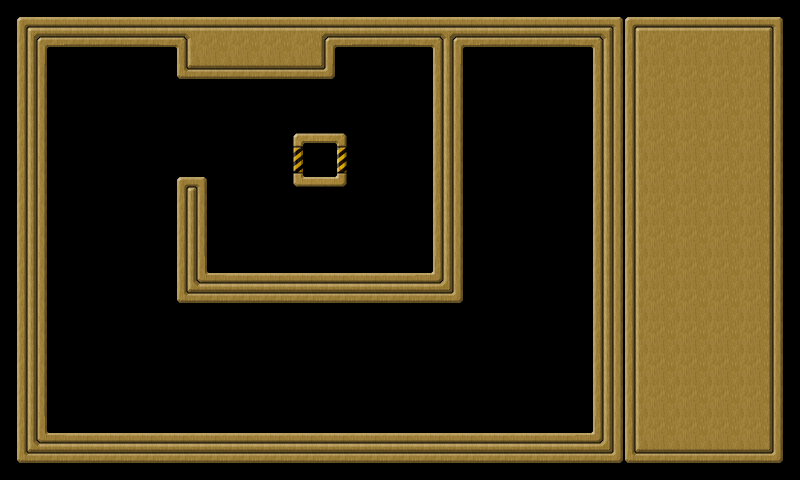

Below is a game level as drawn by its tile map, then a one-line description and the .tmx that defines it (tile-layer data replaced by summaries):
An orthogonal 25x15 tile map with 32x32 px tiles, 2 tile layers (background, controlpanel) and 40 objects (wall001, wall002, wall003, wall004, wall005, ...).

<map version="1.0" orientation="orthogonal" width="25" height="15" tilewidth="32" tileheight="32">
 <tileset firstgid="1" name="tileset" tilewidth="32" tileheight="32">
  <image source="tileset.png" width="160" height="448" />
 </tileset>
 <layer name="background" width="20" height="15">
  <data>[300 cells, 172 non-empty, 17 distinct tile ids]</data>
 </layer>
 <layer name="controlpanel" width="25" height="15">
  <data>[375 cells, 90 non-empty, 9 distinct tile ids]</data>
 </layer>
 <objectgroup name="objects" width="20" height="15">
  <object name="wall001" x="0" y="0" width="592" height="48">
   <properties>
    <property name="objClass" value="wall" />
   </properties>
  </object>
  <object name="wall002" x="48" y="432" width="592" height="48">
   <properties>
    <property name="objClass" value="wall" />
   </properties>
  </object>
  <object name="wall003" x="432" y="48" width="32" height="256">
   <properties>
    <property name="objClass" value="wall" />
   </properties>
  </object>
  <object name="wall004" x="0" y="48" width="48" height="432">
   <properties>
    <property name="objClass" value="wall" />
   </properties>
  </object>
  <object name="wall005" x="592" y="0" width="48" height="432">
   <properties>
    <property name="objClass" value="wall" />
   </properties>
  </object>
  <object name="wall006" x="176" y="48" width="160" height="32">
   <properties>
    <property name="objClass" value="wall" />
   </properties>
  </object>
  <object name="wall007" x="176" y="176" width="32" height="96">
   <properties>
    <property name="objClass" value="wall" />
   </properties>
  </object>
  <object name="wall008" x="176" y="272" width="256" height="32">
   <properties>
    <property name="objClass" value="wall" />
   </properties>
  </object>
  <object name="star001" x="520" y="200" width="16" height="16">
   <properties>
    <property name="objClass" value="star" />
   </properties>
  </object>
  <object name="star002" x="520" y="232" width="16" height="16">
   <properties>
    <property name="objClass" value="star" />
   </properties>
  </object>
  <object name="star003" x="520" y="264" width="16" height="16">
   <properties>
    <property name="objClass" value="star" />
   </properties>
  </object>
  <object name="star004" x="520" y="296" width="16" height="16">
   <properties>
    <property name="objClass" value="star" />
   </properties>
  </object>
  <object name="star005" x="520" y="328" width="16" height="16">
   <properties>
    <property name="objClass" value="star" />
   </properties>
  </object>
  <object name="star006" x="488" y="360" width="16" height="16">
   <properties>
    <property name="objClass" value="star" />
   </properties>
  </object>
  <object name="star007" x="456" y="360" width="16" height="16">
   <properties>
    <property name="objClass" value="star" />
   </properties>
  </object>
  <object name="star008" x="424" y="360" width="16" height="16">
   <properties>
    <property name="objClass" value="star" />
   </properties>
  </object>
  <object name="star009" x="392" y="360" width="16" height="16">
   <properties>
    <property name="objClass" value="star" />
   </properties>
  </object>
  <object name="star010" x="360" y="360" width="16" height="16">
   <properties>
    <property name="objClass" value="star" />
   </properties>
  </object>
  <object name="star011" x="328" y="360" width="16" height="16">
   <properties>
    <property name="objClass" value="star" />
   </properties>
  </object>
  <object name="star012" x="296" y="360" width="16" height="16">
   <properties>
    <property name="objClass" value="star" />
   </properties>
  </object>
  <object name="star013" x="264" y="360" width="16" height="16">
   <properties>
    <property name="objClass" value="star" />
   </properties>
  </object>
  <object name="star014" x="232" y="360" width="16" height="16">
   <properties>
    <property name="objClass" value="star" />
   </properties>
  </object>
  <object name="star015" x="200" y="360" width="16" height="16">
   <properties>
    <property name="objClass" value="star" />
   </properties>
  </object>
  <object name="star016" x="168" y="360" width="16" height="16">
   <properties>
    <property name="objClass" value="star" />
   </properties>
  </object>
  <object name="star017" x="136" y="360" width="16" height="16">
   <properties>
    <property name="objClass" value="star" />
   </properties>
  </object>
  <object name="star018" x="104" y="328" width="16" height="16">
   <properties>
    <property name="objClass" value="star" />
   </properties>
  </object>
  <object name="star019" x="104" y="296" width="16" height="16">
   <properties>
    <property name="objClass" value="star" />
   </properties>
  </object>
  <object name="star020" x="104" y="264" width="16" height="16">
   <properties>
    <property name="objClass" value="star" />
   </properties>
  </object>
  <object name="star021" x="104" y="232" width="16" height="16">
   <properties>
    <property name="objClass" value="star" />
   </properties>
  </object>
  <object name="star022" x="104" y="200" width="16" height="16">
   <properties>
    <property name="objClass" value="star" />
   </properties>
  </object>
  <object name="star023" x="104" y="168" width="16" height="16">
   <properties>
    <property name="objClass" value="star" />
   </properties>
  </object>
  <object name="star024" x="104" y="136" width="16" height="16">
   <properties>
    <property name="objClass" value="star" />
   </properties>
  </object>
  <object name="star025" x="104" y="104" width="16" height="16">
   <properties>
    <property name="objClass" value="star" />
   </properties>
  </object>
  <object name="star026" x="136" y="104" width="16" height="16">
   <properties>
    <property name="objClass" value="star" />
   </properties>
  </object>
  <object name="star027" x="104" y="360" width="16" height="16">
   <properties>
    <property name="objClass" value="star" />
   </properties>
  </object>
  <object name="star028" x="520" y="360" width="16" height="16">
   <properties>
    <property name="objClass" value="star" />
   </properties>
  </object>
  <object name="star029" x="488" y="72" width="16" height="16">
   <properties>
    <property name="objClass" value="star" />
   </properties>
  </object>
  <object name="star030" x="552" y="72" width="16" height="16">
   <properties>
    <property name="objClass" value="star" />
   </properties>
  </object>
  <object name="goal001" x="312" y="152" width="16" height="16">
   <properties>
    <property name="objClass" value="goal" />
   </properties>
   <ellipse />
  </object>
  <object name="goodball001" x="514" y="130" width="29" height="29">
   <properties>
    <property name="objClass" value="goodball" />
   </properties>
   <ellipse />
  </object>
 </objectgroup>
</map>
